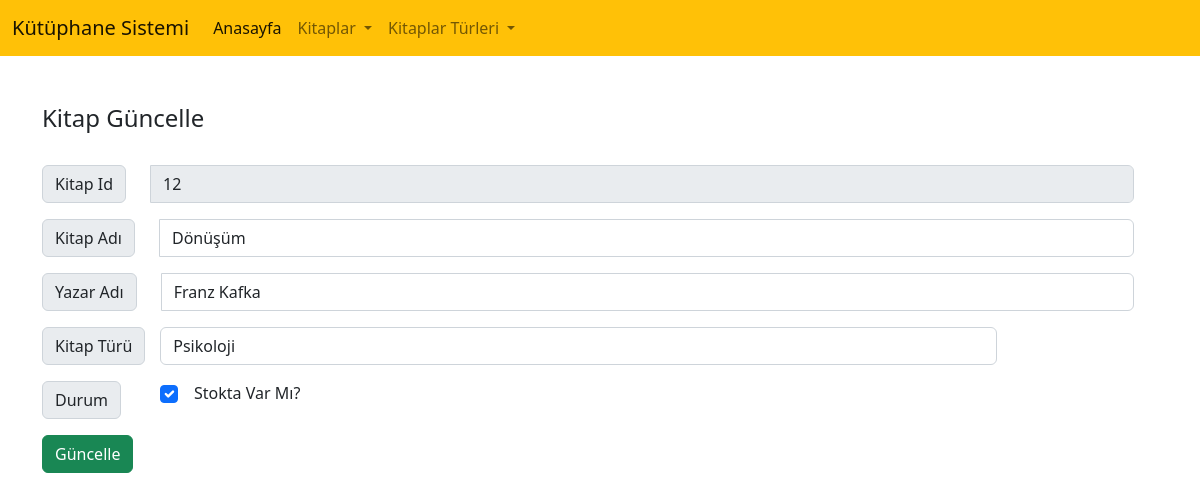
Screenshot of /güncelle.php?id=12 with the database file from the repository.
### tables this page shows
CREATE TABLE `kitaplar` (
  `id` int(11) NOT NULL,
  `kitap_ad` varchar(255) NOT NULL,
  `kitap_yazar` varchar(255) NOT NULL,
  `tur_id` int(5) NOT NULL,
  `kitap_durum` tinyint(1) NOT NULL
);

CREATE TABLE `kitapturleri` (
  `id` int(11) NOT NULL,
  `baslik` varchar(50) NOT NULL,
  `aciklama` text NOT NULL,
  `durum` tinyint(2) NOT NULL
);

### güncelle.php (the view, shortened to what this page needs)
<?php
include 'include/baglan.php';
?>
<!DOCTYPE html>
<html>
<head>
    <?php include 'include/css.php'; ?>
</head>
<body>
<?php include 'include/menu.php';?>
  <?php
  if(isset($_GET['id']))
  {
    $id=$_GET['id'];
    $kitap= $db->query("SELECT * FROM kitaplar WHERE id = $id")->fetch(PDO::FETCH_ASSOC);
  }
  ?>
 <div class="container mt-5">
  <h4>Kitap Güncelle</h4><br>
  <form action="islem.php" method="post">
        <div class="input-group mb-3">
          <div class="input-group-prepend">
            <span class="input-group-text" id="basic-addon1">Kitap Id</span>
          </div>
        <input type="text" class="form-control mx-4" name="id" value="<?=$kitap['id'];?>"disabled>
        </div>
        <div class="input-group mb-3">
          <div class="input-group-prepend">
            <span class="input-group-text" id="basic-addon1">Kitap Adı</span>
          </div>
            <input type="text" class="form-control mx-4" name="kitap_ad"  value="<?=$kitap['kitap_ad'];?>">
        </div>
        <div class="input-group mb-3">
          <div class="input-group-prepend">
            <span class="input-group-text" id="basic-addon1">Yazar Adı</span>
          </div>
            <input type="text" class="form-control mx-4" name="kitap_yazar" value="<?=$kitap['kitap_yazar'];?>">
        </div>
        <div class="input-group mb-3">
          <?php $kitap_turleri = $db->query("SELECT * FROM kitapturleri")->fetchAll(PDO::FETCH_ASSOC); ?>
            <div class="input-group-prepend">
            <span class="input-group-text" id="basic-addon1">Kitap Türü</span>
            </div>
            <div class="col-9 ">
            <select class="form-control mx-3" name="tur_id">
               <?php
               foreach ($kitap_turleri as $kitap_turu) { ?>
                  <option value="<?=$kitap_turu['id'];?>" <?php echo($kitap['tur_id']==$kitap_turu['id']) ? 'selected' : '';?>>
                    <?=$kitap_turu['baslik'];?>
                 </option>
               <?php }
                ?>
            </select>
            </div>
        </div>
           <div class="input-group mb-3">
            <div class="input-group-prepend">
               <span class="input-group-text" id="basic-addon1">Durum</span>
            </div>
            <div class="form-check">
            <input type="checkbox" class="form-check-input p-2 mx-3 mt-1"  name="kitap_durum"  <?php echo($kitap['kitap_durum'] == 1) ? 'checked' : ''; ?> >
            <label class="form-check-label " for="check1">Stokta Var Mı?</label>
        </div>
           </div>
         <div class="input-group mb-3">
        <button class="btn btn-success">Güncelle</button>
        </div>
  </form>
 </div>
</body>
</html>

### rows the page displays
kitaplar: id "12", kitap_ad "Dönüşüm", kitap_yazar "Franz Kafka", tur_id "Psikoloji", kitap_durum "☑"
